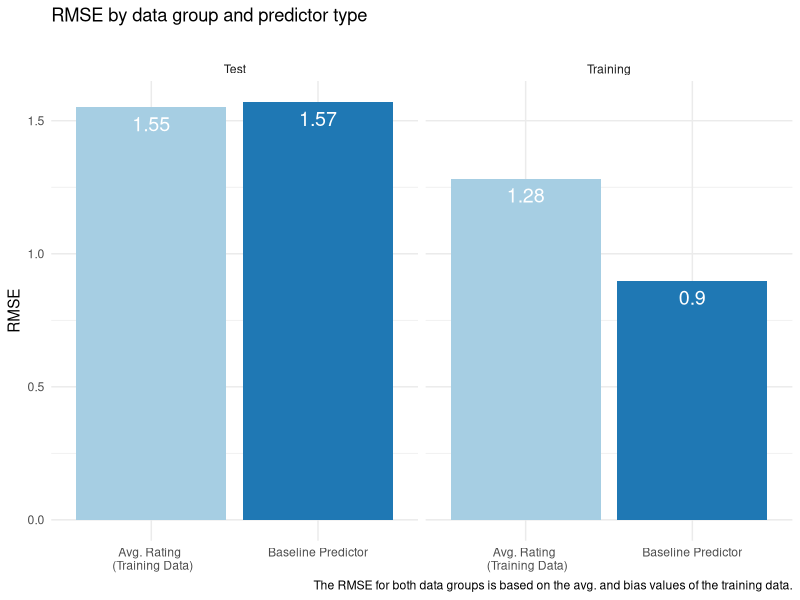

Reproduce this figure in R.
## ---- chunk 1
library(tidyverse)
library(kableExtra)
## ---- chunk 2
set.seed(123) #Specify seed value to keep results reproducible
ratings <-
  read_csv("ratings.csv") %>% #Import raw data from CSV file
  gather(item, rating, -user) %>% # Convert layout from wide to tall
  filter(!is.na(rating)) %>% #Remove rows with missing rating value
  sample_frac(1, replace = FALSE) %>% #Randomize row order
  mutate(data_cat = if_else(row_number() < n() * 0.8, "Training", "Test", missing = NULL)) #Label 80% of the data for training.
## ---- chunk 3
training_avg <- ratings %>% 
  filter(data_cat == 'Training') %>% # Select only training data
  summarise(tmean = mean(rating, na.rm = TRUE)) %>% # Calculate the mean
  pull %>% # Extract single value from data frame
  print()
## ---- chunk 4
user_avgs <- ratings %>% 
  filter(data_cat == 'Training') %>% # Select the training data
  group_by(user) %>% #Group by user so R knows what elements to enter into the mean calculation
  summarise(user_avg = mean(rating, na.rm = TRUE)) %>% #calculate the mean by user, ignoring missing values
  mutate(user_bias = user_avg - training_avg) #calculate the bias

user_avgs %>% 
  kable(digits = 2) %>%
  kable_styling(bootstrap_options = c("striped", "hover"), full_width = F)
## ---- chunk 5
item_avgs <- ratings %>% 
  filter(data_cat == 'Training') %>% 
  group_by(item) %>% 
  summarise(item_avg = mean(rating, na.rm = TRUE)) %>% 
  mutate(item_bias = item_avg - training_avg)

item_avgs %>% 
  kable(digits = 2) %>%
  kable_styling(bootstrap_options = c("striped", "hover"), full_width = F)
## ---- chunk 6
## From the raw average, and the appropriate user and item biases, calculate the baseline predictors for every user-item combination.
bl_pred_df <- crossing(item_avgs, user_avgs) %>% # Ggenerate a dataframe with all user/item combinations
  mutate(bl_predictor = item_bias + user_bias + training_avg) %>% # Create baseline predictor column
  mutate(bl_predictor = pmax(pmin(bl_predictor, 5), 1)) %>% # Clip values to between 1 and 5.
  select(item, user, bl_predictor) # Remove unnecesary columns

bl_pred_df %>% 
  spread(item, bl_predictor) %>% #rearange dataframe into a standar user/item matrix
  kable(digits = 2) %>% # limit decimals places
  kable_styling(bootstrap_options = c("striped", "hover"), full_width = F) #formatting
## ---- chunk 7
rmse_calcs <- ratings %>% 
  left_join(bl_pred_df, by = c('user','item')) %>% # Add bias values to our initial data
  mutate(sq_err_bl_pred = (rating - bl_predictor)**2) %>% # Calculate the squared error for our baseline predictor
  mutate(sq_err_avg_pred = (rating - training_avg)**2) # Calculate the squared error for our average predictor

rmse_calcs %>% 
  kable(col.names = c("User","Item","Rating","Category","Baseline","Baseline sq. error","Avg. sq. error")) %>% # Rename columns
  kable_styling(bootstrap_options = c("striped", "hover"),fixed_thead = T, full_width = F) # Formatting
## ---- chunk 8
rmse_df <- rmse_calcs %>% 
  gather(error_type,error_val, sq_err_bl_pred:sq_err_avg_pred) %>% # Convert from wide to tall
  group_by(error_type, data_cat) %>% # Group by error type so R calculates the means correctly
  summarise(rmse = sqrt(mean(error_val, na.rm = TRUE))) %>% # Calculate the square root of the mean.
  type.convert() # Convert users and items to factors (for barplot below)

rmse_df %>% 
  kable(digits = 4) %>% # Limit to 4 decimal places
  kable_styling(bootstrap_options = c("striped", "hover"), full_width = F) #formatting
## ---- chunk 9
1-(rmse_df$rmse[3] / rmse_df$rmse[1]) #RMSE % improvement Test set

1-(rmse_df$rmse[4] / rmse_df$rmse[2]) #RMSE % improvement training set
## ---- chunk 10
ggplot(rmse_df, aes(x = error_type, y = rmse, fill = error_type)) +
  geom_bar(stat = "identity") +
  facet_grid( ~ data_cat) +
  scale_fill_brewer(palette = "Paired") +
  labs(title = "RMSE by data group and predictor type",
       subtitle = "",
       caption = "The RMSE for both data groups is based on the avg. and bias values of the training data.") +
  ylab("RMSE") +
  theme_minimal() +
  theme(legend.position = "none", axis.title.x = element_blank()) +
  geom_text(aes(label = round(rmse, 2)),
            vjust = 1.6,
            color = "white",
            size = 5) +
  scale_x_discrete(labels = c("Avg. Rating \n (Training Data)", "Baseline Predictor"))
